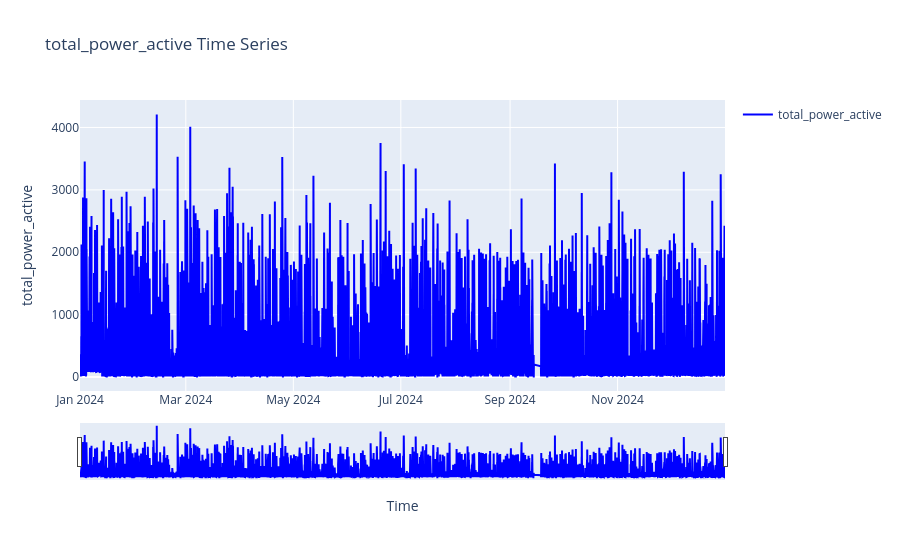
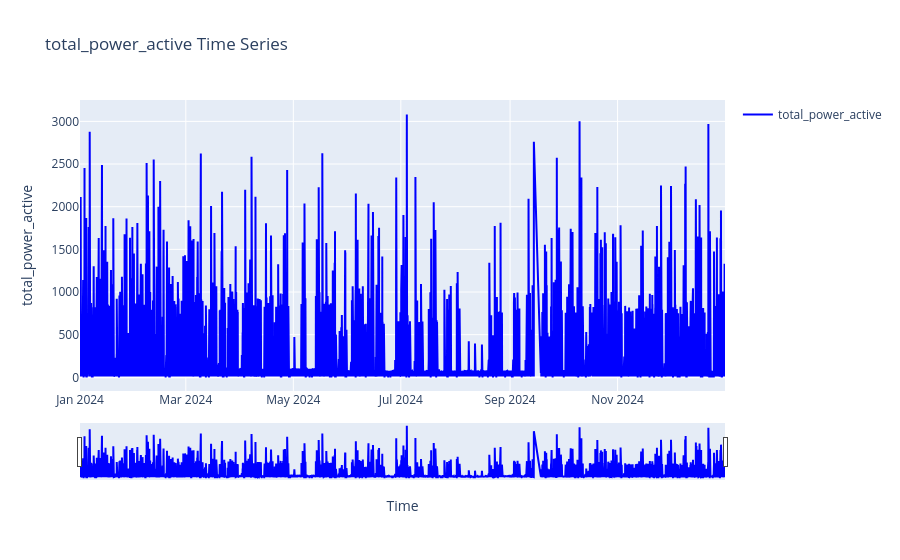

These figures' notebook cell, in order:
### Code cell
import pandas as pd
import matplotlib.pyplot as plt
import numpy as np
import plotly.graph_objects as go
from statsmodels.tsa.seasonal import seasonal_decompose

def plot_time_series_with_differencing_and_fft(df, variable='total_power_active', differencing=False, aggregation_period=None):
    """
    Plot the time series of a given variable and perform seasonal decomposition and FFT analysis.
    The plot is interactive for zooming and panning. Missing values are replaced by the mean and plotted in a different color.
    
    Parameters:
    - df: DataFrame with the time series data
    - variable: Column to plot (e.g., 'total_power_active')
    - differencing: If True, apply first differencing to the series
    - aggregation_period: Number of data points per aggregation group (optional)
    """
    # Ensure 'time' is in datetime format
    df['time'] = pd.to_datetime(df['time'], errors='coerce')

    # Handling NaNs by replacing them with the mean of the variable
    mean_value = df[variable].mean()
    df_cleaned = df.copy()
    
    # Identify missing values
    missing_values = df_cleaned[variable].isna()
    
    # Replace NaNs with mean values
    df_cleaned[variable] = df_cleaned[variable].fillna(mean_value)
    
    if differencing:
        # Apply differencing and drop NaN values that result from differencing
        df_cleaned[variable] = df_cleaned[variable].diff().dropna()

    # Drop any remaining NaNs after differencing (if they exist)
    df_cleaned = df_cleaned.dropna(subset=[variable])

    # Aggregation step (if aggregation_period is provided)
    if aggregation_period is not None:
        # Ensure the aggregation is based on the index (or by time if needed)
        df_cleaned = df_cleaned.iloc[:len(df_cleaned) // aggregation_period * aggregation_period]  # Ensure clean grouping
        df_cleaned = df_cleaned.groupby(np.arange(len(df_cleaned)) // aggregation_period).agg({variable: 'mean', 'time': 'first'})

    # Make sure no NaNs are left before decomposition
    if df_cleaned[variable].isna().sum() > 0:
        print(f"missing values: {df_cleaned[variable].isna().sum()}")
        raise ValueError("There are still missing values in the data after processing!")

    # Plotting time series with Plotly for interactivity
    trace_clean = go.Scatter(x=df_cleaned['time'], y=df_cleaned[variable], mode='lines', name=f'{variable}', line=dict(color='blue'))
    
    # Highlight missing values in red (original data with NaNs)
    trace_missing = go.Scatter(x=df[missing_values]['time'], 
                               y=[mean_value] * missing_values.sum(), 
                               mode='markers', 
                               name='Missing Values', 
                               marker=dict(color='red', size=10, symbol='x'))

    layout = go.Layout(
        title=f'{variable} Time Series',
        xaxis={'title': 'Time'},
        yaxis={'title': variable},
        showlegend=True
    )

    fig = go.Figure(data=[trace_clean, trace_missing], layout=layout)
    fig.update_layout(xaxis_rangeslider_visible=True)  # Adding zoom functionality
    fig.show()

    # Seasonal Decomposition using statsmodels
    decomposition = seasonal_decompose(df_cleaned[variable], model='additive', period=24)
    fig, ax = plt.subplots(4, 1, figsize=(10, 8))
    decomposition.observed.plot(ax=ax[0], title="Observed", color='blue')
    decomposition.trend.plot(ax=ax[1], title="Trend", color='orange')
    decomposition.seasonal.plot(ax=ax[2], title="Seasonal", color='green')
    decomposition.resid.plot(ax=ax[3], title="Residual", color='red')
    plt.tight_layout()
    plt.show()

    # Fourier Transform (FFT)
    signal = df_cleaned[variable]
    fs = 1 / (df_cleaned['time'].diff().dt.total_seconds().mean())  # Sampling frequency based on time diff
    n = len(signal)
    fft_result = np.fft.fft(signal)
    freq = np.fft.fftfreq(n, d=1/fs)
    
    fft_result_shifted = np.fft.fftshift(fft_result)
    freq_shifted = np.fft.fftshift(freq)
    
    plt.figure(figsize=(10, 6))
    plt.plot(freq_shifted[int(n/2):], np.abs(fft_result_shifted[int(n/2):]), label=f"FFT - {variable}")
    plt.xscale("log")
    plt.xlabel("Frequency (Hz)")
    plt.ylabel("Magnitude")
    plt.title(f"Fourier Transform of {variable}")
    plt.grid(True, which="both", linestyle="--", linewidth=0.5)
    plt.legend()
    plt.show()

# Loop through each time series for different devices
for idx, ts in enumerate(complete_time_series, start=1):
    print(f"Processing time series for device {idx}")
    plot_time_series_with_differencing_and_fft(ts, variable='total_power_active', differencing=False, aggregation_period=3)

### Figure 1 — Plotly figure (JSON) as saved in the notebook; plotly's stock layout.template omitted (floating-point values rounded to 4 significant figures; data arrays with more than 128 entries replaced by an {"elided": "..."} marker saying what was removed)
{"data": [{"line": {"color": "blue"}, "mode": "lines", "name": "total_power_active", "type": "scatter", "x": {"elided": "34579 str values"}, "y": {"elided": "34579 float values"}}, {"marker": {"color": "red", "size": 10, "symbol": "x"}, "mode": "markers", "name": "Missing Values", "type": "scatter", "x": [], "y": []}], "layout": {"showlegend": true, "title": {"text": "total_power_active Time Series"}, "xaxis": {"rangeslider": {"visible": true}, "title": {"text": "Time"}}, "yaxis": {"title": {"text": "total_power_active"}}}}

### Figure 2 — Plotly figure (JSON) as saved in the notebook; plotly's stock layout.template omitted (floating-point values rounded to 4 significant figures; data arrays with more than 128 entries replaced by an {"elided": "..."} marker saying what was removed)
{"data": [{"line": {"color": "blue"}, "mode": "lines", "name": "total_power_active", "type": "scatter", "x": {"elided": "34619 str values"}, "y": {"elided": "34619 float values"}}, {"marker": {"color": "red", "size": 10, "symbol": "x"}, "mode": "markers", "name": "Missing Values", "type": "scatter", "x": [], "y": []}], "layout": {"showlegend": true, "title": {"text": "total_power_active Time Series"}, "xaxis": {"rangeslider": {"visible": true}, "title": {"text": "Time"}}, "yaxis": {"title": {"text": "total_power_active"}}}}
